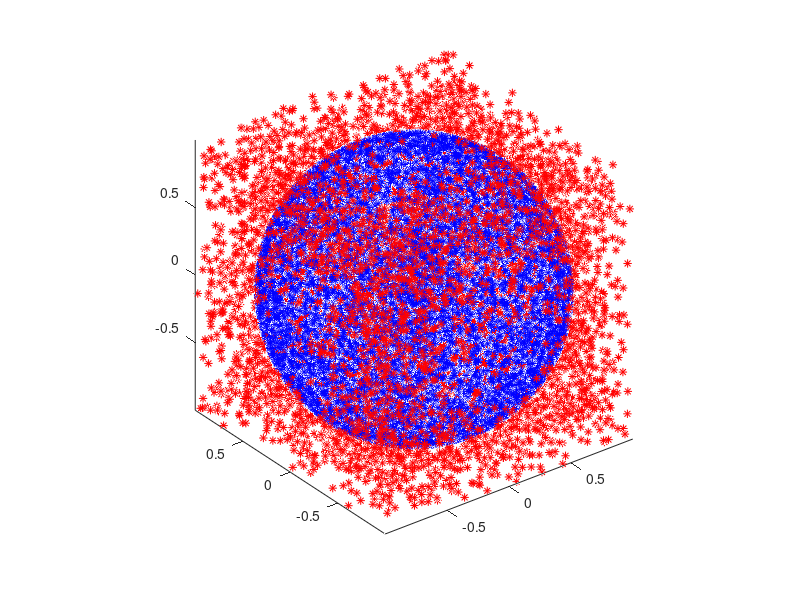

This chart was generated by the following MATLAB code: (Note: this script raises an error after producing the figure.)
%+========================================================================+
%|                                                                        |
%|            This script uses the GYPSILAB toolbox for Matlab            |
%|                                                                        |
%| COPYRIGHT : Matthieu Aussal (c) 2015-2017.                             |
%| PROPERTY  : Centre de Mathematiques Appliquees, Ecole polytechnique,   |
%| route de Saclay, 91128 Palaiseau, France. All rights reserved.         |
%| LICENCE   : This program is free software, distributed in the hope that|
%| it will be useful, but WITHOUT ANY WARRANTY. Natively, you can use,    |
%| redistribute and/or modify it under the terms of the GNU General Public|
%| License, as published by the Free Software Foundation (version 3 or    |
%| later,  http://www.gnu.org/licenses). For private use, dual licencing  |
%| is available, please contact us to activate a "pay for remove" option. |
%| CONTACT   : matthieu.aussal@polytechnique.edu                          |
%| WEBSITE   : www.cmap.polytechnique.fr/~aussal/gypsilab                 |
%|                                                                        |
%| Please acknowledge the gypsilab toolbox in programs or publications in |
%| which you use it.                                                      |
%|________________________________________________________________________|
%|   '&`   |                                                              |
%|    #    |   FILE       : nrtHmxBuilder.m                               |
%|    #    |   VERSION    : 0.31                                          |
%|   _#_   |   AUTHOR(S)  : Matthieu Aussal                               |
%|  ( # )  |   CREATION   : 14.03.2017                                    |
%|  / 0 \  |   LAST MODIF : 25.11.2017                                    |
%| ( === ) |   SYNOPSIS   : Non uniform FFT with ACA and H-Matrix         |
%|  `---'  |                                                              |
%+========================================================================+

% Nettoyage
clear all
close all
clc

% Library path
addpath('../../openFem')
addpath('../../openHmx')

% Mise en route du calcul paralelle 
% matlabpool; 
% parpool

% Spheres unitaires
unit = @(u) u ./ sqrt(sum(u.^2,2)*ones(1,size(u,2)));


%%%%%%%%%%%%%%%%%%%%%%%%%%%%%%% DEFINITIONS %%%%%%%%%%%%%%%%%%%%%%%%%%%%%%%
% Type de donnees
type = 'double'

% Precision
tol = 1e-3

% Nombre d'onde et frequence (Hz)
k = 10
f = (k*340)/(2*pi);

% Nuage de point recepteurs X
Nx = 1e4
X  = -1 + 2*rand(Nx,3,type);
X  = unit(X);

% Nuage de point emmeteurs Y
Ny = 1e4
Y  = -1 + 2*rand(Nx,3,type);
% Y  = unit(Y);

% Potentiel en Y
V = -(1+1i) + 2*(rand(Ny,1,type) + 1i*rand(Ny,1,type));

% Green kernel function --> G(x,y) = exp(ik|x-y|)/|x-y| 
xdoty = @(X,Y) X(:,1).*Y(:,1) + X(:,2).*Y(:,2) + X(:,3).*Y(:,3);
Gxy   = @(X,Y) exp(1i*k*xdoty(X,Y));
% rxy   = @(X,Y) sqrt( (X(:,1)-Y(:,1)).^2 + (X(:,2)-Y(:,2)).^2 + (X(:,3)-Y(:,3)).^2 );
% Gxy   = @(X,Y) exp(1i*k*rxy(X,Y))./(rxy(X,Y) + 1/(1i*k));

% Representation graphique
figure
plot3(X(:,1),X(:,2),X(:,3),'*b',Y(:,1),Y(:,2),Y(:,3),'*r')
axis equal 



%%%%%%%%%%%%%%%%%%%%%%%%%%%%%% CALCUL DIRECT %%%%%%%%%%%%%%%%%%%%%%%%%%%%%%
disp('~~~~~~~~~~~~~ FULL PRODUCT ~~~~~~~~~~~~~')
tic

% Recepteurs au hasard
Nt   = 100;
ind  = 1:ceil(Nx/Nt):Nx;
Xloc = X(ind,:);

% Produit Matrice-Vecteur sur tous les emeteurs
ref = zeros(length(ind),1,type);
for i = 1:length(ind)
    ref(i) = Gxy(Xloc(i,:),Y).' * V;
end
toc
disp(' ')


%%%%%%%%%%%%%%%%%%%%%%%%%%%%% COMPRESSION ACA %%%%%%%%%%%%%%%%%%%%%%%%%%%%%
disp('~~~~~~~~~~~~~ ACA COMPRESSION ~~~~~~~~~~~~~')
tic

% Compression ACA
tic
[A,B] = hmxACA(X,Y,Gxy,tol);
toc
size(A)

% Erreur
tic
sol = A * (B * V);
toc
norm(ref-sol(ind))/norm(ref)
disp(' ')


%%%%%%%%%%%%%%%%%%%%%% COMPRESSION ACA HIERARCHIQUE %%%%%%%%%%%%%%%%%%%%%%%
disp('~~~~~~~~~~~~~ H-MATRIX COMPRESSION ~~~~~~~~~~~~~')

% Hierarchical Matrix
tic
Mh = hmx(X,Y,Gxy,tol);
toc

% Size
% tmp = whos('Mh');
% tmp.bytes/1e6

% Graphical representation
figure
spy(Mh)

% Matrix vector product
tic
sol = Mh * V;
toc

% Erreur
norm(ref-sol(ind))/norm(ref)
disp(' ')


disp('~~> Michto gypsilab !')

